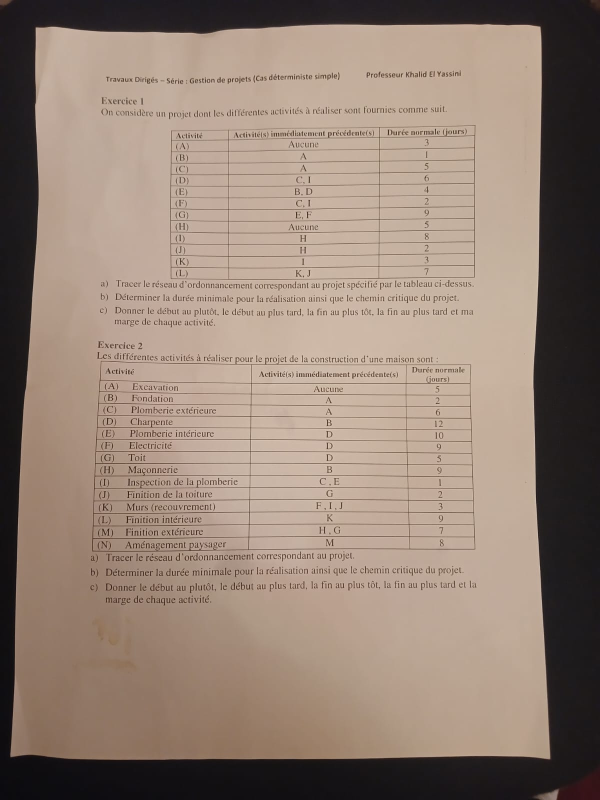
#> input picture test.jpeg, 1200 x 1600 px (shown at 1/2 size)
$ python scanner.py   (older library calls are emulated)
#> lines starting #> are read from the running program, lines starting #| are printed output that depends on the picture; after the words box and inside, x2 and y2 are one past the last pixel; in counts of white or black regions, pixels touching at a corner belong together
import cv2
import numpy as np
import sys
import os


# ═══════════════════════════════════════════════════════
# STEP 1 — Load & Resize
# ═══════════════════════════════════════════════════════

def load_image(image_path: str, target_width: int = 800):
    if not os.path.exists(image_path):
        print(f"[ERROR] File not found: {image_path}")
        sys.exit(1)

    original = cv2.imread(image_path)
    if original is None:
        print(f"[ERROR] Could not read image: {image_path}")
        sys.exit(1)

    h, w    = original.shape[:2]
    scale   = target_width / w
    resized = cv2.resize(original,
                         (target_width, int(h * scale)),
                         interpolation=cv2.INTER_AREA)

    print(f"[1] Loaded: {w}×{h}  →  resized: {resized.shape[1]}×{resized.shape[0]}")
    return original, resized, scale


# ═══════════════════════════════════════════════════════
# STEP 2 — Preprocess
# ═══════════════════════════════════════════════════════

def preprocess(image, blur_kernel: int = 5):
    gray    = cv2.cvtColor(image, cv2.COLOR_BGR2GRAY)
    blurred = cv2.GaussianBlur(gray,
                               (blur_kernel, blur_kernel),
                               sigmaX=0)
    print(f"[2] Grayscale + blur (kernel={blur_kernel})")
    return gray, blurred


# ═══════════════════════════════════════════════════════
# STEP 3 — Sobel Edge Detection
# ═══════════════════════════════════════════════════════

def detect_edges(blurred, threshold: int = 60):
    # Gradients in X and Y
    sobelx = cv2.Sobel(blurred, cv2.CV_64F, 1, 0, ksize=3)
    sobely = cv2.Sobel(blurred, cv2.CV_64F, 0, 1, ksize=3)

    # Combine: magnitude ≈ |Gx| + |Gy|
    magnitude = np.abs(sobelx) + np.abs(sobely)

    # Normalize to 0–255
    magnitude_norm = np.uint8(255 * magnitude / magnitude.max())

    # Threshold → binary edge map
    _, edges = cv2.threshold(magnitude_norm, threshold,
                             255, cv2.THRESH_BINARY)

    pct = (np.sum(edges == 255) / edges.size) * 100
    print(f"[3] Sobel edges — threshold={threshold}, "
          f"edge density={pct:.1f}%")
    return edges


# ═══════════════════════════════════════════════════════
# STEP 4 — Contour Detection
# ═══════════════════════════════════════════════════════

def find_contours(edges, min_area_pct: float = 1.0):
    contours, _ = cv2.findContours(edges.copy(),
                                   cv2.RETR_LIST,
                                   cv2.CHAIN_APPROX_SIMPLE)

    image_area  = edges.shape[0] * edges.shape[1]
    min_area    = image_area * (min_area_pct / 100)
    filtered    = [c for c in contours
                   if cv2.contourArea(c) > min_area]
    sorted_cnts = sorted(filtered,
                         key=cv2.contourArea,
                         reverse=True)

    print(f"[4] Contours found: {len(contours)} total, "
          f"{len(sorted_cnts)} above {min_area_pct}% area threshold")
    return sorted_cnts


# ═══════════════════════════════════════════════════════
# STEP 5 — Document Detection
# ═══════════════════════════════════════════════════════

def find_document(contours, image_area: int,
                  min_area_pct: float = 10.0):
    """Try epsilon values until a valid 4-corner contour is found."""
    for epsilon_factor in [0.02, 0.03, 0.04, 0.05]:
        for contour in contours:
            perimeter    = cv2.arcLength(contour, True)
            approximated = cv2.approxPolyDP(
                contour, epsilon_factor * perimeter, True)
            area_pct     = (cv2.contourArea(contour) / image_area) * 100

            if (len(approximated) == 4
                    and area_pct >= min_area_pct
                    and cv2.isContourConvex(approximated)):
                print(f"[5] Document found — epsilon={epsilon_factor}, "
                      f"area={area_pct:.1f}%")
                return approximated

    print("[5] WARNING: No document contour found.")
    return None


# ═══════════════════════════════════════════════════════
# STEP 6 — Perspective Transform
# ═══════════════════════════════════════════════════════

def order_points(pts):
    """Sort 4 points into [TL, TR, BR, BL] order."""
    ordered = np.zeros((4, 2), dtype=np.float32)
    s               = pts.sum(axis=1)
    ordered[0]      = pts[np.argmin(s)]   # TL
    ordered[2]      = pts[np.argmax(s)]   # BR
    diff            = np.diff(pts, axis=1)
    ordered[1]      = pts[np.argmin(diff)]  # TR
    ordered[3]      = pts[np.argmax(diff)]  # BL
    return ordered


def perspective_transform(document_contour, original, scale):
    # Scale corners from resized → original coordinates
    pts      = document_contour.reshape(4, 2).astype(np.float32)
    pts_orig = pts / scale
    ordered  = order_points(pts_orig)

    TL, TR, BR, BL = ordered
    W = int(max(np.linalg.norm(TR - TL),
                np.linalg.norm(BR - BL)))
    H = int(max(np.linalg.norm(BL - TL),
                np.linalg.norm(BR - TR)))

    dst = np.array([[0,W,W,0],[0,0,H,H]],
                   dtype=np.float32).T   # shape (4,2)

    # dst rows: TL(0,0) TR(W,0) BR(W,H) BL(0,H)
    dst = np.float32([[0,0],[W,0],[W,H],[0,H]])

    M      = cv2.getPerspectiveTransform(ordered, dst)
    warped = cv2.warpPerspective(original, M, (W, H),
                                 flags=cv2.INTER_LINEAR,
                                 borderMode=cv2.BORDER_REPLICATE)

    print(f"[6] Perspective transform — output: {W}×{H}px")
    return warped


# ═══════════════════════════════════════════════════════
# STEP 7 — Enhancement
# ═══════════════════════════════════════════════════════

def enhance(warped, block_size: int = 21, C: int = 10):
    gray    = cv2.cvtColor(warped, cv2.COLOR_BGR2GRAY)
    blurred = cv2.GaussianBlur(gray, (3, 3), 0)

    scan = cv2.adaptiveThreshold(
        blurred, 255,
        cv2.ADAPTIVE_THRESH_GAUSSIAN_C,
        cv2.THRESH_BINARY,
        block_size, C
    )

    kernel = np.ones((2, 2), np.uint8)
    scan   = cv2.morphologyEx(scan, cv2.MORPH_OPEN,  kernel)
    scan   = cv2.morphologyEx(scan, cv2.MORPH_CLOSE, kernel)

    white_pct = (np.sum(scan == 255) / scan.size) * 100
    print(f"[7] Enhancement done — "
          f"white={white_pct:.1f}%, black={100-white_pct:.1f}%")
    return scan


# ═══════════════════════════════════════════════════════
# STEP 8 — Save & Display
# ═══════════════════════════════════════════════════════

def show_image(title, image, max_h=700):
    h, w = image.shape[:2]
    if h > max_h:
        image = cv2.resize(image,
                           (int(w * max_h / h), max_h),
                           interpolation=cv2.INTER_AREA)
    cv2.imshow(title, image)
    cv2.waitKey(0)
    cv2.destroyAllWindows()


def save_results(original, warped, scan, output_dir="output"):
    os.makedirs(output_dir, exist_ok=True)

    cv2.imwrite(os.path.join(output_dir, "warped.jpg"),
                warped, [cv2.IMWRITE_JPEG_QUALITY, 95])

    cv2.imwrite(os.path.join(output_dir, "scan.png"), scan)

    # Build comparison panel
    TARGET_H = 900
    def fit(img):
        h, w = img.shape[:2]
        r = cv2.resize(img, (int(w*TARGET_H/h), TARGET_H),
                       interpolation=cv2.INTER_AREA)
        if len(r.shape) == 2:
            r = cv2.cvtColor(r, cv2.COLOR_GRAY2BGR)
        return r

    panels = [fit(original), fit(warped), fit(scan)]
    labels = ["1. Original", "2. Warped", "3. Scanned"]
    colors = [(0,200,200), (0,255,0), (200,200,200)]

    for img, label, color in zip(panels, labels, colors):
        cv2.putText(img, label, (12, 48),
                    cv2.FONT_HERSHEY_SIMPLEX, 1.1, (0,0,0), 4)
        cv2.putText(img, label, (10, 46),
                    cv2.FONT_HERSHEY_SIMPLEX, 1.1, color,  2)

    sep        = np.zeros((TARGET_H, 6, 3), dtype=np.uint8)
    sep[:]     = (0, 200, 0)
    comparison = np.hstack([panels[0], sep, panels[1], sep, panels[2]])

    cv2.imwrite(os.path.join(output_dir, "comparison.jpg"),
                comparison, [cv2.IMWRITE_JPEG_QUALITY, 90])

    scan_kb = os.path.getsize(
        os.path.join(output_dir, "scan.png")) // 1024

    print(f"\n{'═'*50}")
    print(f"  📄 DOCUMENT SCANNER — COMPLETE")
    print(f"{'═'*50}")
    print(f"  Input:          {original.shape[1]}×{original.shape[0]}")
    print(f"  Warped:         {warped.shape[1]}×{warped.shape[0]}")
    print(f"  Scan:           {scan.shape[1]}×{scan.shape[0]}")
    print(f"  Scan file size: {scan_kb} KB")
    print(f"  Output folder:  ./{output_dir}/")
    print(f"{'─'*50}")
    print(f"  ✅ warped.jpg     — color, perspective fixed")
    print(f"  ✅ scan.png       — final B&W scan (lossless)")
    print(f"  ✅ comparison.jpg — before/after overview")
    print(f"{'═'*50}\n")


# ═══════════════════════════════════════════════════════
# MAIN — Full Pipeline
# ═══════════════════════════════════════════════════════

def main():

    # ── Config — tweak these if results aren't great ──────────────────────
    IMAGE_PATH   = "test.jpeg"   # ← change to your image
    OUTPUT_DIR   = "output"
    RESIZE_WIDTH = 800
    BLUR_KERNEL  = 5
    SOBEL_THRESH = 60
    ENHANCE_BS   = 21               # adaptive threshold block size
    ENHANCE_C    = 10               # adaptive threshold C constant
    SHOW_STEPS   = True             # set False to skip intermediate windows

    print("\n" + "═"*50)
    print("  🔍 DOCUMENT SCANNER STARTING")
    print("═"*50)

    # Step 1
    original, resized, scale = load_image(IMAGE_PATH, RESIZE_WIDTH)
#> in load_image, original is the input picture: shape (1600, 1200, 3); mean B, G, R 117.1, 130, 148.4
#| [1] Loaded: 1200×1600  →  resized: 800×1066
#> scale = 0.667

    # Step 2
    gray, blurred = preprocess(resized, BLUR_KERNEL)

    # Step 3
    edges = detect_edges(blurred, SOBEL_THRESH)
#> in detect_edges, `sobely = cv2.Sobel(blurred, cv2.CV_64F, 0, 1, ksize=3)`:
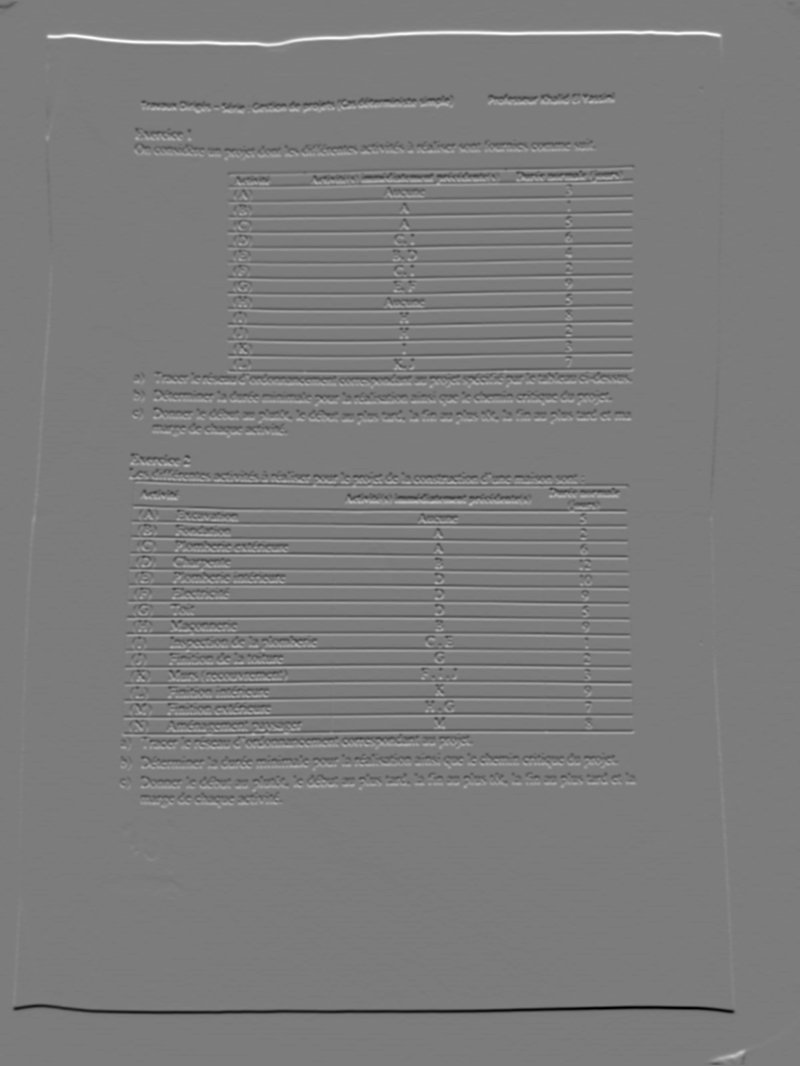
#> sobely: shape (1066, 800) float64; min -331, max 347, mean -0.1; drawn with min black and max white
#> in detect_edges, `_, edges = cv2.threshold(magnitude_norm, threshold, 255, cv2.THRESH_BI..`:
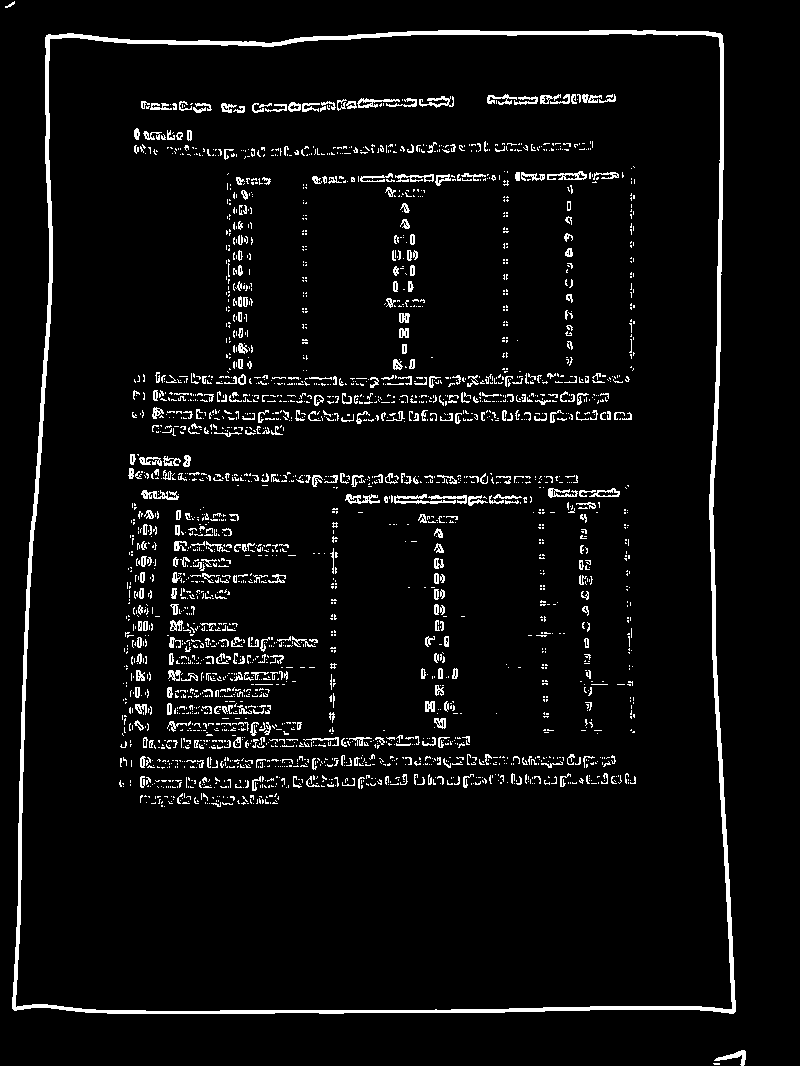
#> edges: shape (1066, 800); 4.9% white; 2600 white regions (2194 under 20 px)
#> in detect_edges, `pct = (np.sum(edges == 255) / edges.size) * 100`: pct = 4.95
#| [3] Sobel edges — threshold=60, edge density=4.9%

    # Step 4
    contours = find_contours(edges)
#> in find_contours, `contours, _ = cv2.findContours(edges.copy(), cv2.RETR_LIST, cv2.CHAIN_..`: contours = 2849 contours, 2650 with area under 20; largest, box (x1, y1, x2, y2) and area: (12, 30, 736, 1014) 672972, (15, 33, 733, 1012) 662886, (547, 171, 587, 180) 168, (357, 98, 400, 108) 150, (394, 494, 456, 504) 148
#> in find_contours, `filtered    = [c for c in contours if cv2.contourArea(c) > min_area]`: filtered = 2 contours; box (x1, y1, x2, y2) and area: (12, 30, 736, 1014) 672972, (15, 33, 733, 1012) 662886
#> in find_contours, `sorted_cnts = sorted(filtered, key=cv2.contourArea, reverse=True)`: sorted_cnts has the same summary as filtered
#| [4] Contours found: 2849 total, 2 above 1.0% area threshold
#> contours has the same summary as filtered in find_contours

    # Step 5
    image_area       = resized.shape[0] * resized.shape[1]
#> image_area = 852800
    document_contour = find_document(contours, image_area)
#> document_contour = [[720, 33], [46, 35], [14, 1010], [735, 1011]]

    if document_contour is None:
        print("\n[FATAL] Document not detected.")
        print("  Tips:")
        print("  → Ensure document is on a contrasting background")
        print("  → Document should fill at least 40% of the frame")
        print("  → Try lowering SOBEL_THRESH (e.g. 40)")
        print("  → Try increasing BLUR_KERNEL (e.g. 7)")
        sys.exit(1)

    # Step 6
    warped = perspective_transform(document_contour, original, scale)
#> in perspective_transform, `pts_orig = pts / scale`: pts_orig = [[1080, 49.5], [69, 52.5], [21, 1515], [1102.5, 1516.5]]
#> in order_points, `s               = pts.sum(axis=1)`: s = [1129.5, 121.5, 1536, 2619]
#> in order_points, `diff            = np.diff(pts, axis=1)`: diff = [-1030.5, -16.5, 1494, 414]
#> in perspective_transform, `ordered  = order_points(pts_orig)`: ordered = [[69, 52.5], [1080, 49.5], [1102.5, 1516.5], [21, 1515]]
#> in perspective_transform, `TL, TR, BR, BL = ordered`: TL = [69, 52.5]; TR = [1080, 49.5]; BR = [1102.5, 1516.5]; BL = [21, 1515]
#> in perspective_transform, `W = int(max(np.linalg.norm(TR - TL), np.linalg.norm(BR - BL)))`: W = 1081
#> in perspective_transform, `H = int(max(np.linalg.norm(BL - TL), np.linalg.norm(BR - TR)))`: H = 1467
#> in perspective_transform, `dst = np.array([[0,W,W,0],[0,0,H,H]], dtype=np.float32).T`: dst = [[0, 0], [1081, 0], [1081, 1467], [0, 1467]]
#> in perspective_transform, `M      = cv2.getPerspectiveTransform(ordered, dst)`: M = [[1.08, 0.0353, -76.06], [0.00319, 1.08, -56.71], [3.13e-06, 4.79e-05, 1]]
#| [6] Perspective transform — output: 1081×1467px

    # Step 7
    scan = enhance(warped, ENHANCE_BS, ENHANCE_C)
#> in enhance, `gray    = cv2.cvtColor(warped, cv2.COLOR_BGR2GRAY)`:
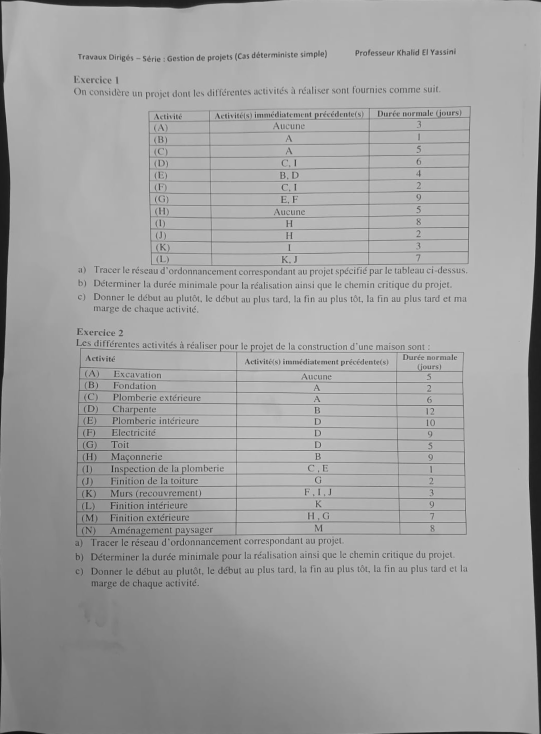
#> gray: shape (1467, 1081) (shown at 1/2 size); min 12, max 218, mean 161.8
#> in enhance, `scan = cv2.adaptiveThreshold( blurred, 255, cv2.ADAPTIVE_THRESH_GAUSSI..`: scan: shape (1467, 1081); 92.3% white; 1706 black regions (458 under 20 px), largest, box (x1, y1, x2, y2) and area: (152, 689, 934, 1074) 31607, (297, 212, 942, 533) 22105, (0, 0, 564, 905) 6611
#> in enhance, `scan   = cv2.morphologyEx(scan, cv2.MORPH_OPEN,  kernel)`: scan: shape (1467, 1081); 92.3% white; 1422 black regions (293 under 20 px), largest, box (x1, y1, x2, y2) and area: (153, 690, 935, 1075) 31842, (298, 213, 943, 534) 22403, (0, 0, 565, 906) 7077
#> in enhance, `scan   = cv2.morphologyEx(scan, cv2.MORPH_CLOSE, kernel)`:
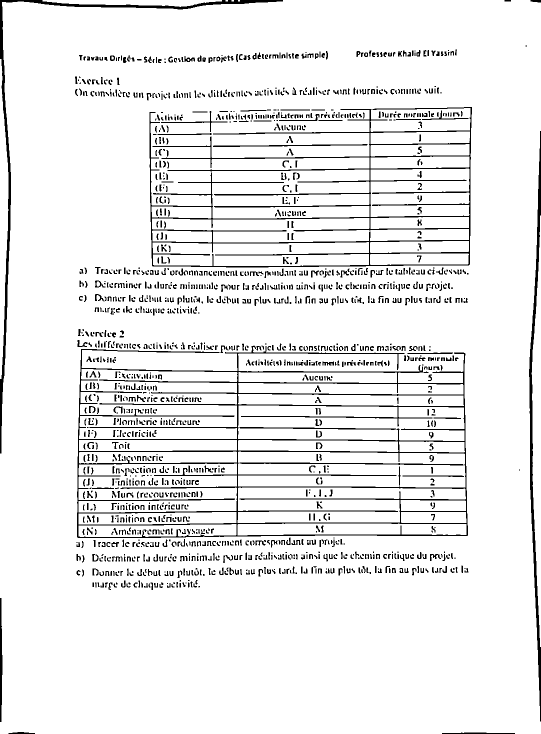
#> scan: shape (1467, 1081) (shown at 1/2 size); 92.5% white; 1820 black regions (514 under 20 px), largest, box (x1, y1, x2, y2) and area: (154, 691, 936, 1076) 28283, (299, 214, 944, 535) 19296, (0, 0, 566, 907) 7535
#> in enhance, `white_pct = (np.sum(scan == 255) / scan.size) * 100`: white_pct = 92.49
#| [7] Enhancement done — white=92.5%, black=7.5%

    # Step 8
    save_results(original, warped, scan, OUTPUT_DIR)
#> in fit (call 3), `r = cv2.resize(img, (int(w*TARGET_H/h), TARGET_H), interpolation=cv2.I..`:
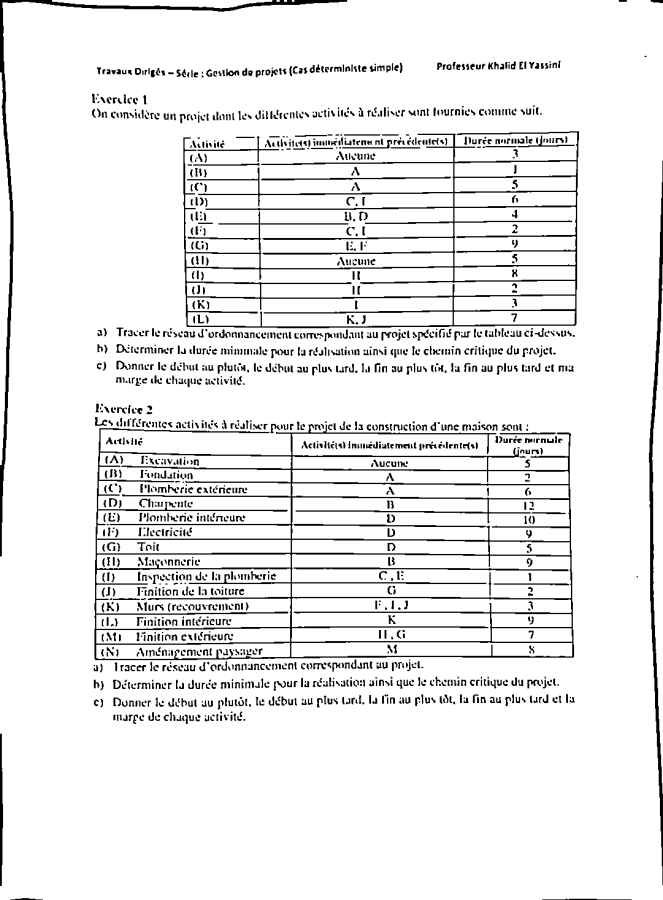
#> r: shape (900, 663); min 0, max 255, mean 235.8
#> the loop in save_results, `for img, label, color in zip(panels, labels, colors):` made 3 passes
#> (label, color) on passes 1 to 3: ('1. Original', (0, 200, 200)), ('2. Warped', (0, 255, 0)), ('3. Scanned', (200, 200, 200))
#> in save_results, `comparison = np.hstack([panels[0], sep, panels[1], sep, panels[2]])`:
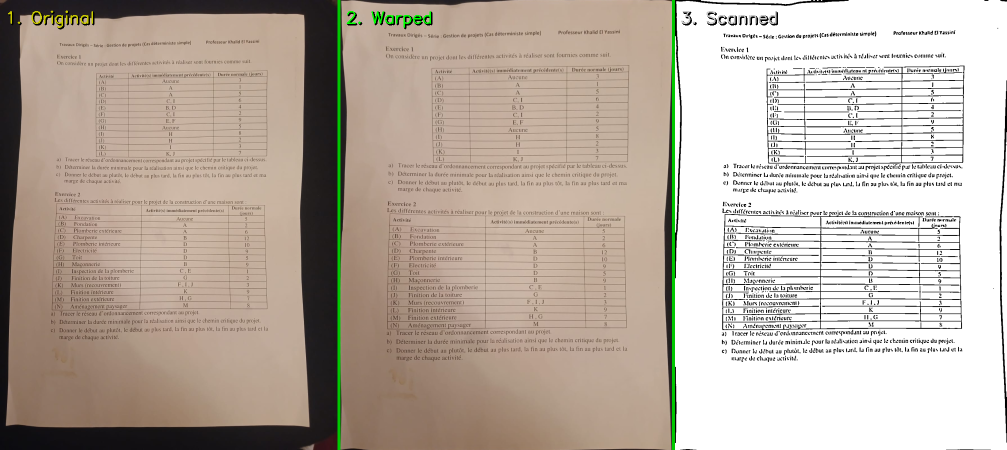
#> comparison: shape (900, 2013, 3) (shown at 1/2 size); mean of channels 0, 1, 2 162.7, 174, 185.9; drawn as B, G, R
#|   Input:          1200×1600
#|   Warped:         1081×1467
#|   Scan:           1081×1467

    # Display final results
    if SHOW_STEPS:
        show_image("Original",           original)
        show_image("Edges (Sobel)",       edges)
        show_image("Warped",              warped)
        show_image("Final Scan",          scan)
#> call 4 of show_image, with title = 'Final Scan', max_h = 700
#> in show_image (call 4), `image = cv2.resize(image, (int(w * max_h / h), max_h), interpolation=c..`:
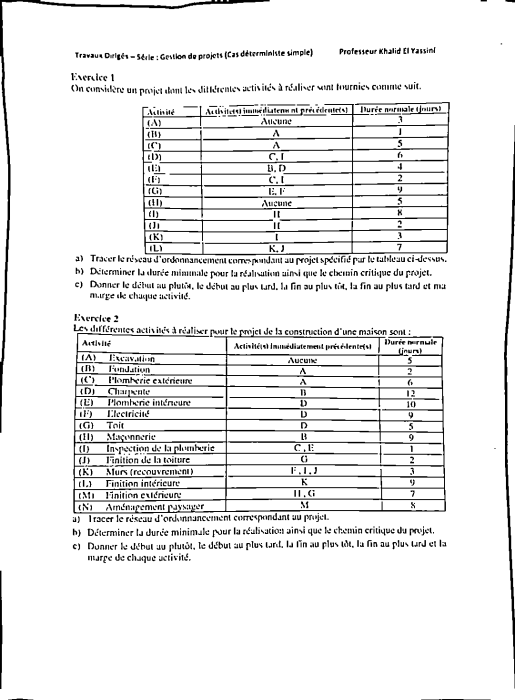
#> image: shape (700, 515); min 0, max 255, mean 235.8

    print("  Done! Check the ./output/ folder for your results.\n")


if __name__ == "__main__":
    main()
